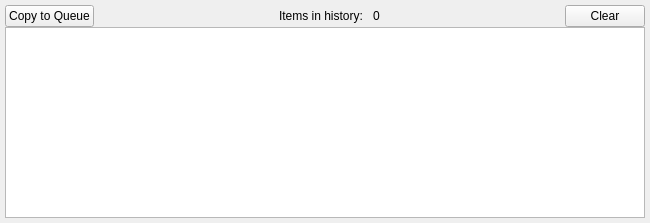
<?xml version="1.0" encoding="UTF-8"?>
<ui version="4.0">
 <class>Form</class>
 <widget class="QWidget" name="Form">
  <property name="geometry">
   <rect>
    <x>0</x>
    <y>0</y>
    <width>650</width>
    <height>223</height>
   </rect>
  </property>
  <property name="windowTitle">
   <string>Form</string>
  </property>
  <layout class="QVBoxLayout" name="verticalLayout_2">
   <property name="spacing">
    <number>0</number>
   </property>
   <property name="leftMargin">
    <number>5</number>
   </property>
   <property name="topMargin">
    <number>5</number>
   </property>
   <property name="rightMargin">
    <number>5</number>
   </property>
   <property name="bottomMargin">
    <number>5</number>
   </property>
   <item>
    <layout class="QHBoxLayout" name="horizontalLayout_2">
     <item>
      <widget class="QPushButton" name="copyHistoryButton">
       <property name="toolTip">
        <string>Add selected plan to queue</string>
       </property>
       <property name="text">
        <string>Copy to Queue</string>
       </property>
       <property name="icon">
        <iconset>
         <normaloff>icons/duplicate.png</normaloff>icons/duplicate.png</iconset>
       </property>
      </widget>
     </item>
     <item>
      <spacer name="horizontalSpacer_3">
       <property name="orientation">
        <enum>Qt::Horizontal</enum>
       </property>
       <property name="sizeHint" stdset="0">
        <size>
         <width>40</width>
         <height>20</height>
        </size>
       </property>
      </spacer>
     </item>
     <item>
      <widget class="QLabel" name="label">
       <property name="text">
        <string>Items in history:</string>
       </property>
      </widget>
     </item>
     <item>
      <spacer name="horizontalSpacer">
       <property name="orientation">
        <enum>Qt::Horizontal</enum>
       </property>
       <property name="sizeType">
        <enum>QSizePolicy::Fixed</enum>
       </property>
       <property name="sizeHint" stdset="0">
        <size>
         <width>10</width>
         <height>20</height>
        </size>
       </property>
      </spacer>
     </item>
     <item>
      <widget class="QLabel" name="itemsHistoryLabel">
       <property name="text">
        <string>0</string>
       </property>
      </widget>
     </item>
     <item>
      <spacer name="horizontalSpacer_4">
       <property name="orientation">
        <enum>Qt::Horizontal</enum>
       </property>
       <property name="sizeHint" stdset="0">
        <size>
         <width>40</width>
         <height>20</height>
        </size>
       </property>
      </spacer>
     </item>
     <item>
      <widget class="QPushButton" name="clearHistoryButton">
       <property name="toolTip">
        <string>Clear history</string>
       </property>
       <property name="text">
        <string>Clear</string>
       </property>
       <property name="icon">
        <iconset>
         <normaloff>icons/clear.png</normaloff>icons/clear.png</iconset>
       </property>
      </widget>
     </item>
    </layout>
   </item>
   <item>
    <widget class="QFrame" name="frame">
     <property name="frameShape">
      <enum>QFrame::NoFrame</enum>
     </property>
     <property name="frameShadow">
      <enum>QFrame::Raised</enum>
     </property>
     <layout class="QVBoxLayout" name="verticalLayout">
      <property name="leftMargin">
       <number>0</number>
      </property>
      <property name="topMargin">
       <number>0</number>
      </property>
      <property name="rightMargin">
       <number>0</number>
      </property>
      <property name="bottomMargin">
       <number>0</number>
      </property>
      <item>
       <widget class="QTableView" name="tableView">
        <property name="styleSheet">
         <string notr="true">QTableView::item {
    padding: 5px;
    border: 1px solid lightgray;
}</string>
        </property>
        <property name="selectionBehavior">
         <enum>QAbstractItemView::SelectRows</enum>
        </property>
       </widget>
      </item>
     </layout>
    </widget>
   </item>
  </layout>
 </widget>
 <resources/>
 <connections/>
</ui>
